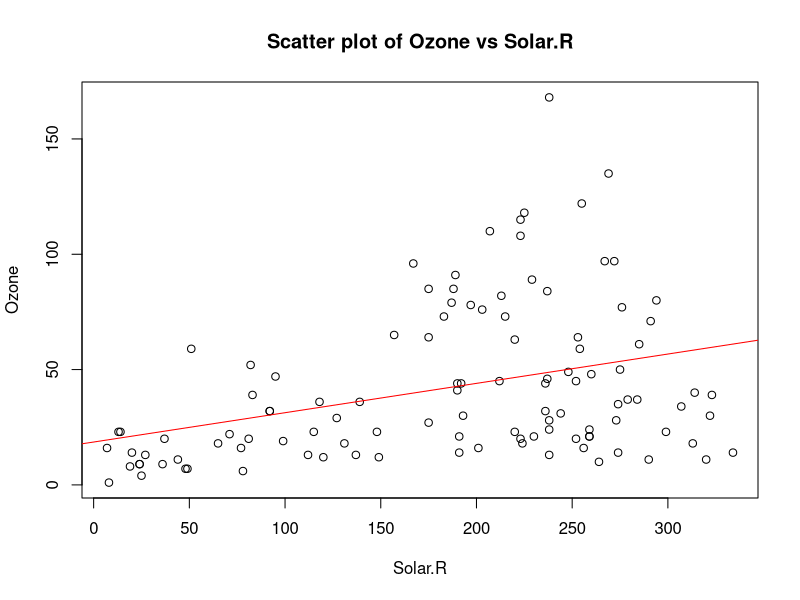

The R script that drew this image:
data(airquality)
missing_percentage <- colMeans(is.na(airquality)) * 100
print("Missing Percentage:")
print(missing_percentage)

threshold <- 10  
for (col in colnames(airquality)) {
  if (missing_percentage[col] < threshold) {
    mean_value <- mean(airquality[[col]], na.rm = TRUE)
    airquality[[col]][is.na(airquality[[col]])] <- mean_value
  } else {
    airquality <- airquality[complete.cases(airquality), ]
  }
}
lm_model <- lm(Ozone ~ Solar.R, data = airquality)
summary(lm_model)

plot(airquality$Solar.R, airquality$Ozone, xlab = "Solar.R", ylab = "Ozone", main = "Scatter plot of Ozone vs Solar.R")
abline(lm_model, col = "red")